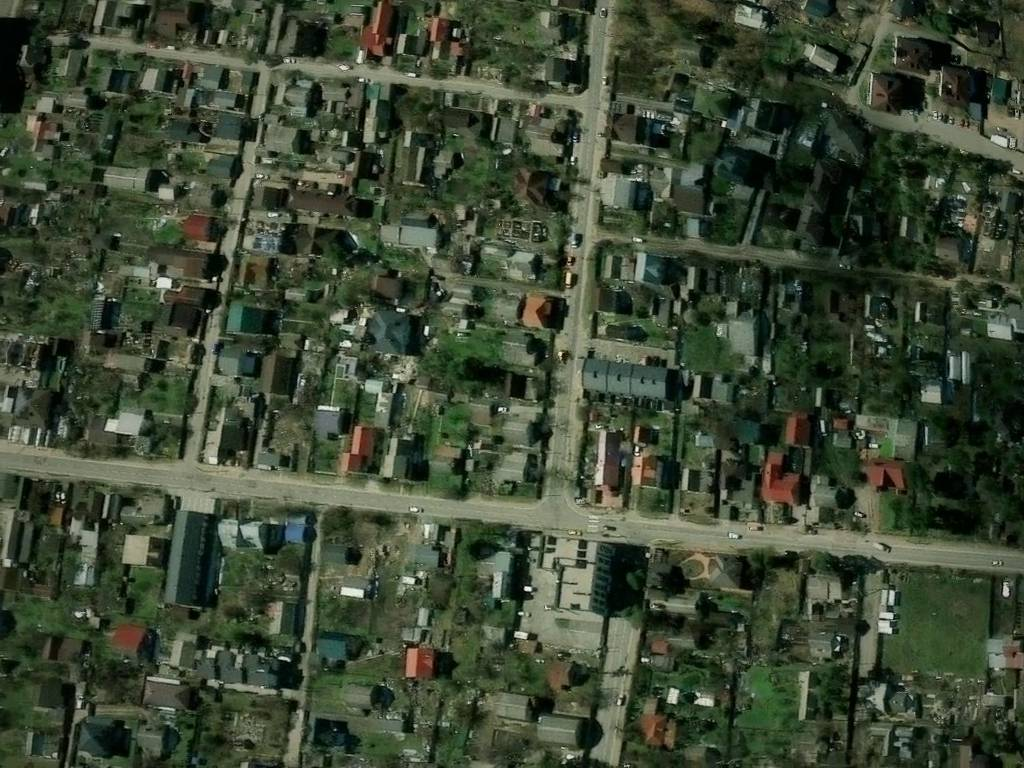
#> input picture tests/fixtures/irpin_mild_2025/frame_006150.jpg, 1024 x 768 px
$ python -i track.py   (imports and definitions only)
#> lines starting #> are read from the running program, lines starting #| are printed output that depends on the picture
"""Tracking-mode probe. A tracker always has a pose prior (the previous fix plus a motion model). Given such a
prior, how well do local methods localize the same degraded frames that defeat global search in stress.py?

Methods (each returns a frame->map homography; error = distance between the estimated and the true map position
of the frame centre, in map px):
  global    RootSIFT + FLANN against the whole map, no prior (stress.py; the degraded images are identical)
  prior     the prediction itself, uncorrected (how wrong the tracker's guess is)
  win_sift  predict-warp-match: warp the frame into the map frame with the prior (removes rotation, scale and
            tilt), detect SIFT there, match only against map keypoints inside the predicted window, MAGSAC++
  ncc       predict-warp-correlate (LVS-style): normalized cross-correlation of the warped frame against the
            map window, translation-only correction with a sub-pixel peak
  ecc       ECC homography refinement (findTransformECC, 2-level pyramid) started directly from the prior
  ncc_ecc   ncc, then ECC from the corrected prior

Priors: the true frame->map homography perturbed in map coordinates by translation (sigma_t per axis), rotation
(sigma_theta) and scale (sigma_s) about the true centre, plus a centre-preserving tilt error (sigma_phi) in frame
coordinates. Three levels: tight (smooth tracking), loose (a few missed frames), coast (long dropout).

Usage: python track.py <data root> <probe.json>   -> writes track.json next to probe.json
"""
import json
import sys
import time
from pathlib import Path

import cv2
import numpy as np

root = Path(sys.argv[1])
# [1 line that did not run here, left out]
out_dir = Path(sys.argv[2]).parent
rng = np.random.default_rng(0)        # degradations: same seed and call order as stress.py -> identical images
rng_prior = np.random.default_rng(1)  # priors: a separate stream, so it cannot disturb the degradations

# [1 line not run here, left out]
# [1 line that did not run here, left out]
sift = cv2.SIFT_create(nfeatures=0)


def rootsift(d):
    d = d / (np.abs(d).sum(axis=1, keepdims=True) + 1e-7)
    return np.sqrt(d).astype(np.float32)


# [1 line that did not run here, left out]
# [1 line that did not run here, left out]
# [1 line that did not run here, left out]
flann = cv2.FlannBasedMatcher(dict(algorithm=1, trees=8), dict(checks=128))
# [2 lines not run here, left out]
bf = cv2.BFMatcher(cv2.NORM_L2)

W = 640
SQ = np.float32([(0, 0), (W, 0), (W, W), (0, W)])
C0 = np.array([W / 2, W / 2])
PRIORS = {"tight": (8, 5, 0.05, 3), "loose": (20, 15, 0.15, 8), "coast": (40, 30, 0.25, 12)}
ACCEPT = {"global": 25, "win_sift": 25, "ncc": 0.4, "ecc": 0.5, "ncc_ecc": 0.5}  # declared before the run
CRIT = (cv2.TERM_CRITERIA_EPS | cv2.TERM_CRITERIA_COUNT, 60, 1e-5)


# ---------------------------------------------------------------- geometry helpers
def tr(t):
    return np.array([[1, 0, t[0]], [0, 1, t[1]], [0, 0, 1]], float)


def apply(H, p):
    q = H @ np.array([p[0], p[1], 1.0])
    return q[:2] / q[2]


def resize_h(sx, sy):
    """Homography of cv2.resize under OpenCV's pixel-centre convention."""
    return np.array([[sx, 0, 0.5 * (sx - 1)], [0, sy, 0.5 * (sy - 1)], [0, 0, 1]])


# [5 lines left out: function local_scale, not called in this run]


def in_map(o, w, h):
    return o[0] >= 0 and o[1] >= 0 and o[0] + w <= MW and o[1] + h <= MH


# ---------------------------------------------------------------- image helpers
def hp(img, m=None, sigma=6.0):
    """High-pass (removes glare, gamma and exposure gradients). With a mask it uses normalized convolution,
    so the border of the valid region does not create artificial edges."""
    x = img.astype(np.float32)
    if m is None:
        return cv2.GaussianBlur(x - cv2.GaussianBlur(x, (0, 0), sigma), (0, 0), 0.8)
    mf = (m > 0).astype(np.float32)
    low = cv2.GaussianBlur(x * mf, (0, 0), sigma) / np.maximum(cv2.GaussianBlur(mf, (0, 0), sigma), 1e-3)
    return cv2.GaussianBlur((x - low) * mf, (0, 0), 0.8) * mf


# [1 line that did not run here, left out]


# [204 lines left out: functions shrink, warp_to_map, tilt_h, grating, degrade, tilt_err_h and 5 more, not called in this run]


# ---------------------------------------------------------------- run
def err(H, c_deg, c_true):
    return float(np.linalg.norm(apply(H, c_deg) - c_true))


# [1 line that did not run here, left out]
ids = list(range(0, 50, 3))
kinds = ["tilt", "blur", "motion", "noise_jpeg", "moire", "photo_glare", "phone_combo"]
QUICK = len(sys.argv) > 3 and sys.argv[3] == "--quick"  # smoke test; the degraded images then differ from stress.py
if QUICK:
    ids, kinds = [0, 24], ["tilt", "phone_combo"]
trials = []
t0 = time.time()
example = None
# [70 lines not run here, left out]

>>> import cv2
>>> picture = cv2.imread('../../tests/fixtures/irpin_mild_2025/frame_006150.jpg')
#> picture is the input picture: shape (768, 1024, 3); mean B, G, R 51.6, 71.2, 60.3
>>> result = hp(picture)
#> in hp, `return cv2.GaussianBlur(x - cv2.GaussianBlur(x, (0, 0), sigma), (0, 0)..`:
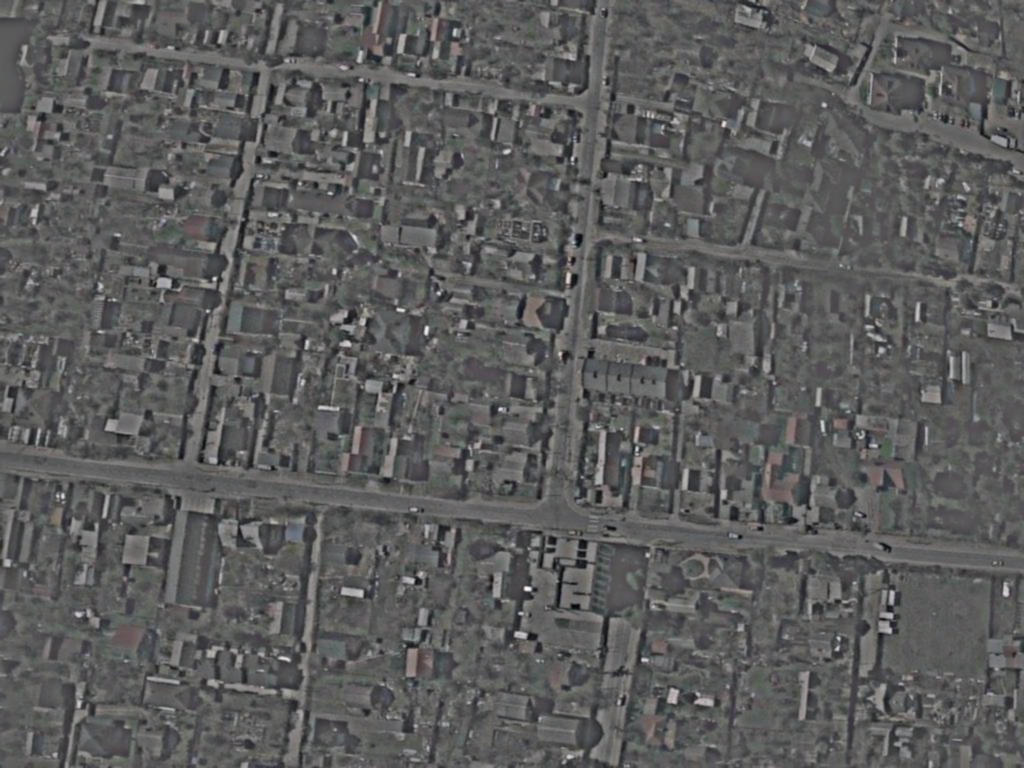
#> returned value: shape (768, 1024, 3) float32; mean of channels 0, 1, 2 0, 0, 0; drawn with min black and max white

$ run again, on tests/fixtures/irpin_mild_2025/frame_006450.jpg
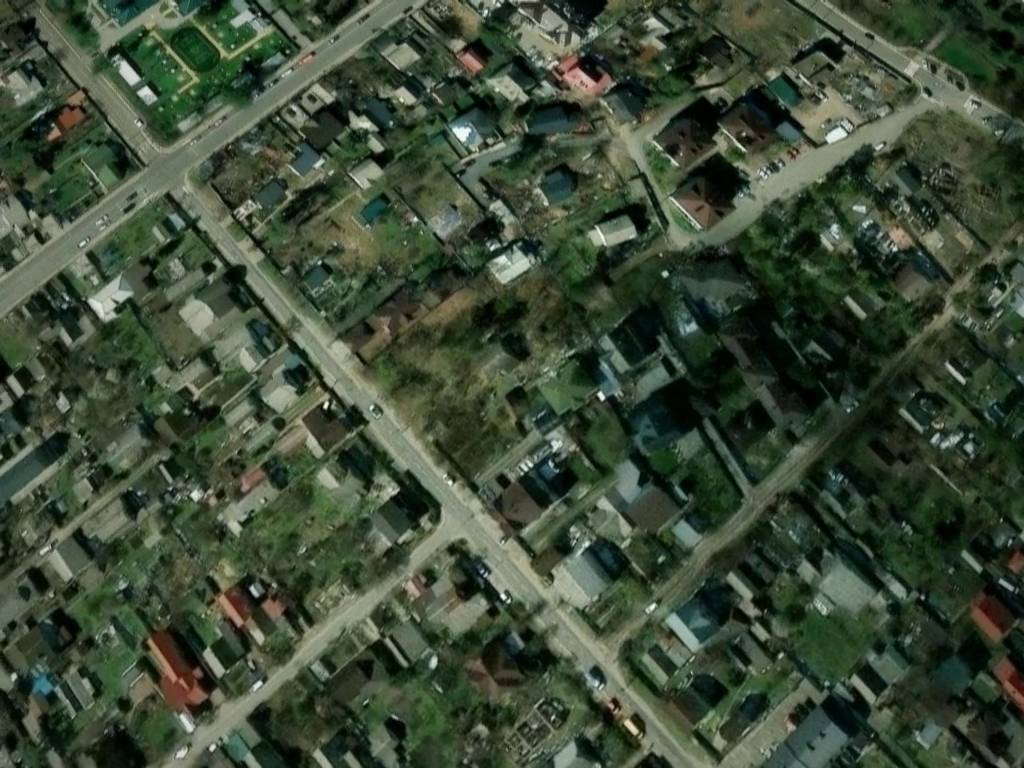
#> input picture tests/fixtures/irpin_mild_2025/frame_006450.jpg, 1024 x 768 px
#> picture is the input picture: shape (768, 1024, 3); mean B, G, R 55.4, 74.4, 61.1
#> in hp, `return cv2.GaussianBlur(x - cv2.GaussianBlur(x, (0, 0), sigma), (0, 0)..`:
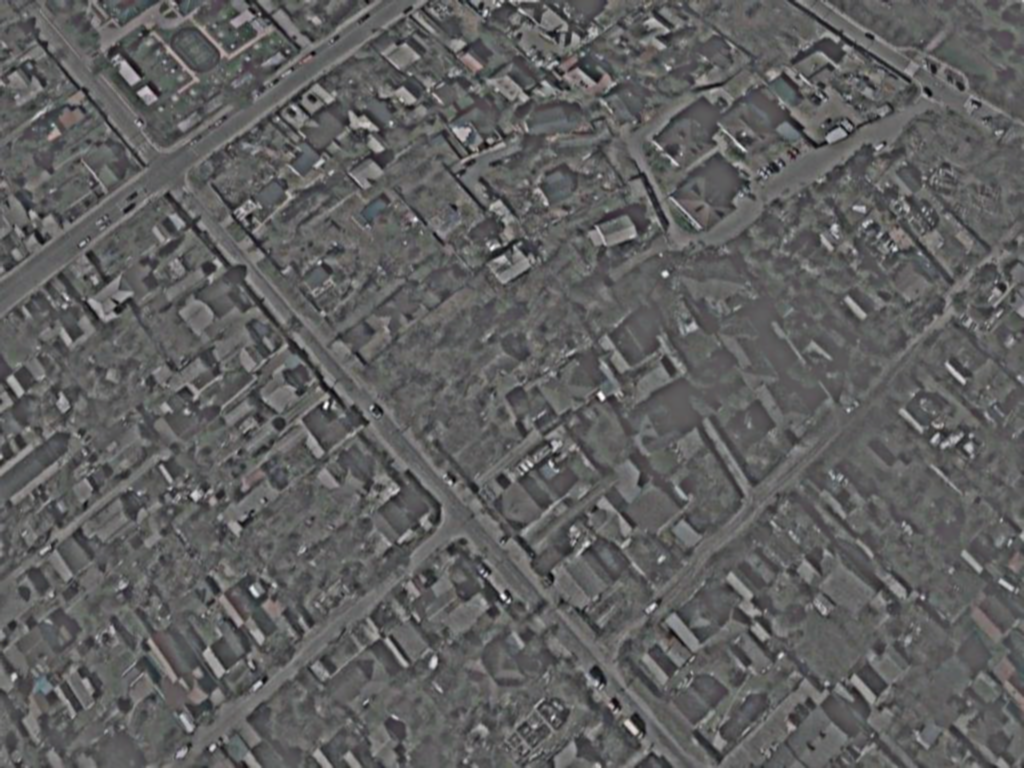
#> returned value: shape (768, 1024, 3) float32; mean of channels 0, 1, 2 0, 0, 0; drawn with min black and max white

$ run again, on tests/fixtures/irpin_mild_2025/map_crop.jpg
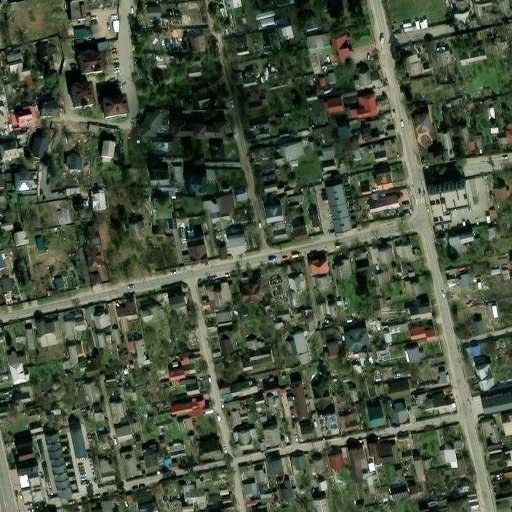
#> input picture tests/fixtures/irpin_mild_2025/map_crop.jpg, 512 x 512 px
#> picture is the input picture: shape (512, 512, 3); mean B, G, R 64.6, 83.1, 73
#> in hp, `return cv2.GaussianBlur(x - cv2.GaussianBlur(x, (0, 0), sigma), (0, 0)..`:
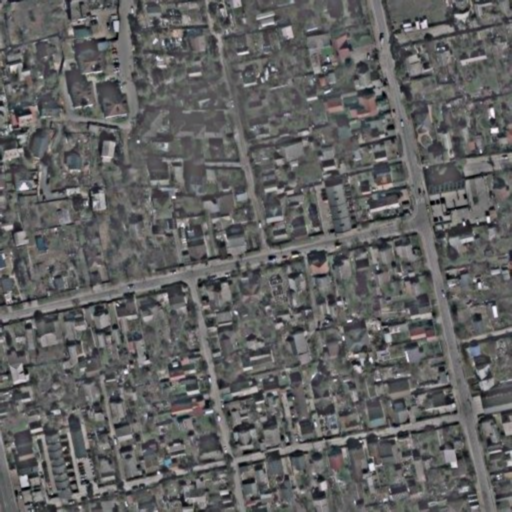
#> returned value: shape (512, 512, 3) float32; mean of channels 0, 1, 2 0, 0, 0; drawn with min black and max white
